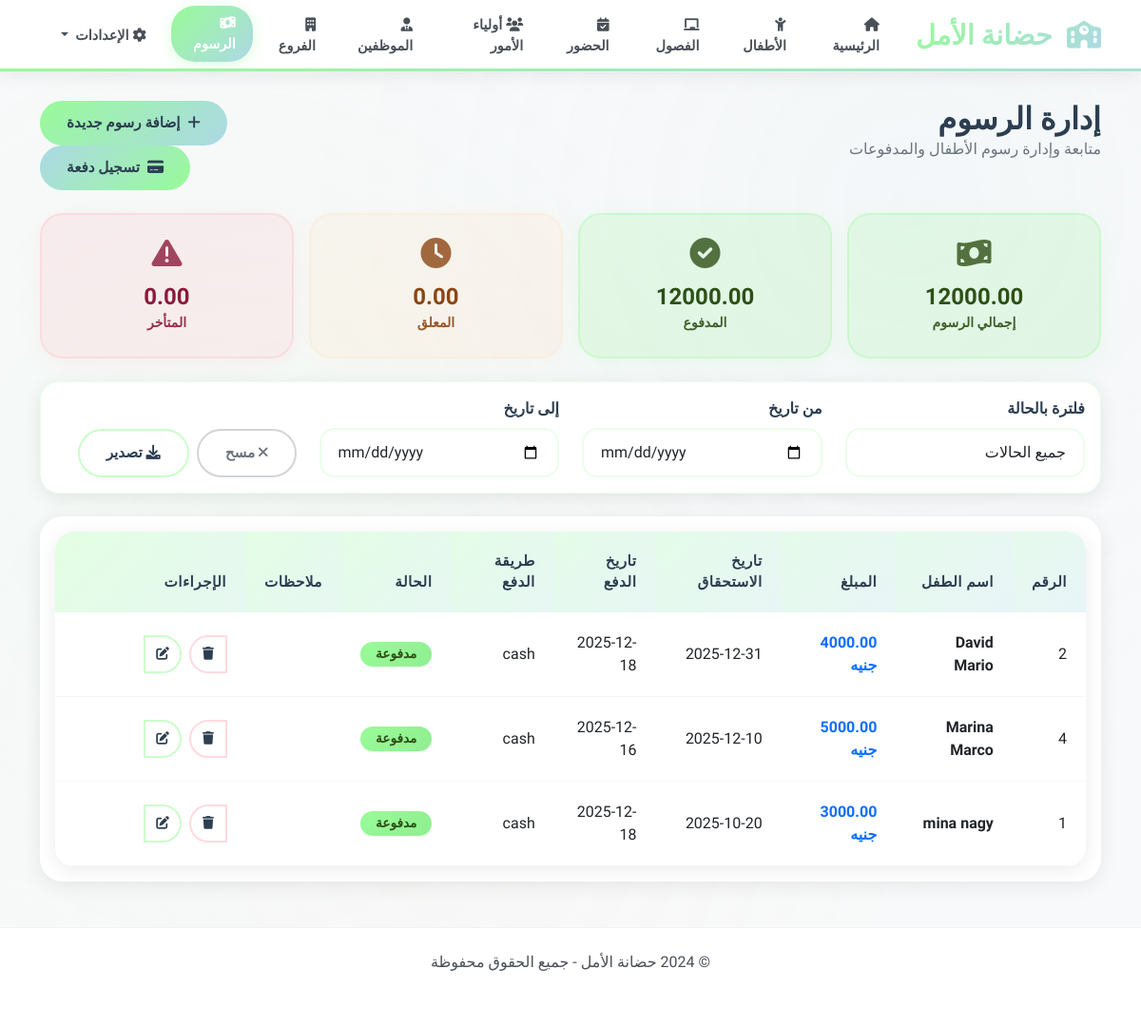
The page /fees on the database its author committed.
### tables this page shows
CREATE TABLE Fee (
            fee_id INTEGER PRIMARY KEY AUTOINCREMENT,
            child_id INTEGER,
            amount DECIMAL(10,2) NOT NULL,
            due_date DATE,
            paid_date DATE,
            payment_method TEXT,
            status TEXT CHECK(status IN ('Pending', 'Paid', 'Overdue')) DEFAULT 'Pending',
            notes TEXT,
            created_at TIMESTAMP DEFAULT CURRENT_TIMESTAMP,
            FOREIGN KEY (child_id) REFERENCES Child(child_id) ON DELETE CASCADE
        );

### routers/routersfee.py (the view)
@fee_bp.route('/fees')
def show_fees():
    conn = get_conn()
    cur = conn.cursor()
    try:
        cur.execute('''
            SELECT f.*, c.first_name || " " || c.last_name as child_name
            FROM Fee f
            LEFT JOIN Child c ON f.child_id = c.child_id
            ORDER BY f.due_date DESC, f.created_at DESC
        ''')
        fees = cur.fetchall()
        cur.execute('SELECT child_id, first_name || " " || last_name as name FROM Child WHERE is_active = 1')
        children = cur.fetchall()
    except Exception as e:
        flash(f'خطأ في جلب البيانات: {str(e)}', 'error')
        fees = []
        children = []
    finally:
        conn.close()
    return render_template('fees.html', fees=fees, children=children)

### db.py (called while the page is built)
def get_conn():
    conn = sqlite3.connect(DB_PATH)
    conn.row_factory = sqlite3.Row  # access columns by name in templates
    conn.execute('PRAGMA foreign_keys = ON')
    return conn

### Templates/fees.html (shortened to what this page needs)
{% extends 'base.html' %}
{% block content %}
<div class="row mb-4">
    <div class="col-md-8">
        <h1 class="h2 mb-0">إدارة الرسوم</h1>
        <p class="text-muted">متابعة وإدارة رسوم الأطفال والمدفوعات</p>
    </div>
    <div class="col-md-4 text-end">
        <button type="button" class="btn btn-primary" data-bs-toggle="modal" data-bs-target="#addFeeModal">
            <i class="fas fa-plus me-2"></i>إضافة رسوم جديدة
        </button>
        <button type="button" class="btn btn-success ms-2" data-bs-toggle="modal" data-bs-target="#paymentModal">
            <i class="fas fa-credit-card me-2"></i>تسجيل دفعة
        </button>
    </div>
</div>
<div class="row g-3 mb-4">
    {% set total_amount = fees|sum(attribute='amount') or 0 %}
    {% set paid_amount = fees|selectattr('status', 'equalto', 'Paid')|sum(attribute='amount') or 0 %}
    {% set pending_amount = fees|selectattr('status', 'equalto', 'Pending')|sum(attribute='amount') or 0 %}
    {% set overdue_amount = fees|selectattr('status', 'equalto', 'Overdue')|sum(attribute='amount') or 0 %}
    <div class="col-md-3">
        <div class="card bg-primary text-white">
            <div class="card-body text-center">
                <i class="fas fa-money-bill-wave fa-2x mb-2"></i>
                <h4 class="mb-0">{{ "%.2f"|format(total_amount) }}</h4>
                <small>إجمالي الرسوم</small>
            </div>
        </div>
    </div>
    <div class="col-md-3">
        <div class="card bg-success text-white">
            <div class="card-body text-center">
                <i class="fas fa-check-circle fa-2x mb-2"></i>
                <h4 class="mb-0">{{ "%.2f"|format(paid_amount) }}</h4>
                <small>المدفوع</small>
            </div>
        </div>
    </div>
    <div class="col-md-3">
        <div class="card bg-warning text-white">
            <div class="card-body text-center">
                <i class="fas fa-clock fa-2x mb-2"></i>
                <h4 class="mb-0">{{ "%.2f"|format(pending_amount) }}</h4>
                <small>المعلق</small>
            </div>
        </div>
    </div>
    <div class="col-md-3">
        <div class="card bg-danger text-white">
            <div class="card-body text-center">
                <i class="fas fa-exclamation-triangle fa-2x mb-2"></i>
                <h4 class="mb-0">{{ "%.2f"|format(overdue_amount) }}</h4>
                <small>المتأخر</small>
            </div>
        </div>
    </div>
</div>
<div class="card mb-4">
    <div class="card-body">
        <div class="row">
            <div class="col-md-3">
                <label class="form-label">فلترة بالحالة</label>
                <select class="form-select" id="statusFilter">
                    <option value="">جميع الحالات</option>
                </select>
            </div>
            <div class="col-md-3">
                <label class="form-label">من تاريخ</label>
                <input type="date" class="form-control" id="fromDate">
            </div>
            <div class="col-md-3">
                <label class="form-label">إلى تاريخ</label>
                <input type="date" class="form-control" id="toDate">
            </div>
            <div class="col-md-3 d-flex align-items-end">
                <button type="button" class="btn btn-outline-secondary me-2" onclick="clearFilters()">
                    <i class="fas fa-times"></i> مسح
                </button>
                <button type="button" class="btn btn-outline-primary" onclick="exportFees()">
                    <i class="fas fa-download"></i> تصدير
                </button>
            </div>
        </div>
    </div>
</div>
<div class="card">
    <div class="card-body">
        {% if fees %}
        <div class="table-responsive">
            <table class="table table-hover" id="feesTable">
                <thead class="table-light">
                    <tr>
                        <th>الرقم</th>
                        <th>اسم الطفل</th>
                        <th>المبلغ</th>
                        <th>تاريخ الاستحقاق</th>
                        <th>تاريخ الدفع</th>
                        <th>طريقة الدفع</th>
                        <th>الحالة</th>
                        <th>ملاحظات</th>
                        <th width="200">الإجراءات</th>
                    </tr>
                </thead>
                <tbody>
                    {% for fee in fees %}
                    <tr>
                        <td>{{ fee.fee_id }}</td>
                        <td><strong>{{ fee.child_name or 'غير محدد' }}</strong></td>
                        <td><strong class="text-primary">{{ "%.2f"|format(fee.amount) }} جنيه</strong></td>
                        <td>{{ fee.due_date or 'غير محدد' }}</td>
                        <td>{{ fee.paid_date or 'لم يدفع بعد' }}</td>
                        <td>{{ fee.payment_method or 'غير محدد' }}</td>
                        <td>
                            {% if fee.status == 'Paid' %}
                                <span class="badge bg-success">مدفوعة</span>
                            {% elif fee.status == 'Pending' %}
                                <span class="badge bg-warning">معلقة</span>
                            {% elif fee.status == 'Overdue' %}
                                <span class="badge bg-danger">متأخرة</span>
                            {% endif %}
                        </td>
                        <td>{{ fee.notes or '' }}</td>
                        <td>
                            <div class="btn-group" role="group">
                                <button type="button" class="btn btn-sm btn-outline-primary"
                                        data-bs-toggle="modal"
                                        data-bs-target="#editFeeModal{{ fee.fee_id }}"
                                        title="تعديل">
                                    <i class="fas fa-edit"></i>
                                </button>
                                <button type="button" class="btn btn-sm btn-outline-danger"
                                        data-bs-toggle="modal"
                                        data-bs-target="#deleteFeeModal{{ fee.fee_id }}"
                                        title="حذف">
                                    <i class="fas fa-trash"></i>
                                </button>
                            </div>
                        </td>
                    </tr>
                    {% endfor %}
                </tbody>
            </table>
        </div>
        {% else %}
        <div class="text-center py-5">
            <i class="fas fa-money-bill-wave fa-3x text-muted mb-3"></i>
            <h5 class="text-muted">لا توجد رسوم مضافة بعد</h5>
            <p class="text-muted">ابدأ بإضافة أول رسوم للأطفال</p>
        </div>
        {% endif %}
    </div>
</div>
{% endblock %}
{% block head_extra %}
<link href="https://cdnjs.cloudflare.com/ajax/libs/font-awesome/6.0.0/css/all.min.css" rel="stylesheet">
{% endblock %}

### Templates/base.html (style rules this page uses)
:root { --mint-green: #98fb98; --baby-blue: #add8e6; --soft-yellow: #ffe4c4; --coral: #ffb6c1; --light-grey: #f8f9fa; --white: #ffffff; }
body { font-family: 'Tajawal', 'Segoe UI', Tahoma, Geneva, Verdana, sans-serif; background: #f8f9fa; min-height: 100vh; position: relative; }
body::before { content: ''; position: fixed; top: 0; left: 0; width: 100%; height: 100%; background-image: radial-gradient(circle at 20% 50%, rgba(152, 251, 152, 0.05) 0%, transparent 50%), radial-gradient(circle at 80% 20%, rgba(173, 216, 230, 0.05) 0%, transparent 50%), radial-gradient(circle at 40% 80%, rgba(255, 228, 196, 0.05) 0%, transparent 50%); pointer-events: none; z-index: -1; }
.btn-group { direction: ltr; }
.card { transition: all 0.4s cubic-bezier(0.25, 0.46, 0.45, 0.94); }

### rows shown on the page
Fee: fee_id "2", child_name "David Mario", amount "4000.00", due_date "2025-12-31", paid_date "2025-12-18", payment_method "cash", status "مدفوعة"
Fee: fee_id "4", child_name "Marina Marco", amount "5000.00", due_date "2025-12-10", paid_date "2025-12-16", payment_method "cash", status "مدفوعة"
Fee: fee_id "1", child_name "mina nagy", amount "3000.00", due_date "2025-10-20", paid_date "2025-12-18", payment_method "cash", status "مدفوعة"

### other values the page prints
{{ "%.2f"|format(total_amount) }} "12000.00"
{{ "%.2f"|format(paid_amount) }} "12000.00"
{{ "%.2f"|format(pending_amount) }} "0.00"
{{ "%.2f"|format(overdue_amount) }} "0.00"
